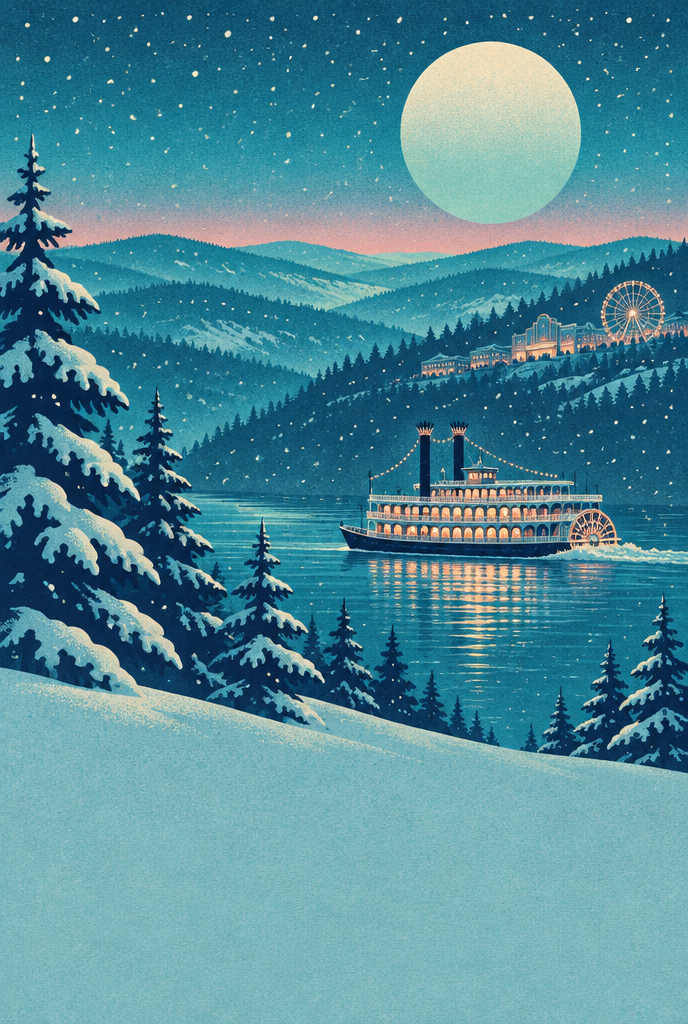
#> input picture research/pinterest/base-branson.png, 688 x 1024 px
$ python pin_build.py base-branson.png base-gatlinburg.png
#> lines starting #> are read from the running program, lines starting #| are printed output that depends on the picture
"""Build an animated Pinterest offer pin from a retro base image.
Usage: python -I pin_build.py <base.png> <out.gif>
Retro base + sample offer text in the lower negative space + a PULSING CTA pill.
Outputs PNG frames; ffmpeg assembles the optimized GIF (separate step)."""
import sys, os
from PIL import Image, ImageDraw, ImageFont, ImageFilter

base_p, outdir = sys.argv[1], sys.argv[2]
os.makedirs(outdir, exist_ok=True)
W, H = 1000, 1500
base = Image.open(base_p).convert("RGB")
#> base is the input picture: PIL image 688x1024 RGB; mean R, G, B 79.2, 137.9, 152.3
# cover-fit to 1000x1500
s = max(W/base.width, H/base.height)
#> s = 1.46
base = base.resize((round(base.width*s), round(base.height*s)), Image.LANCZOS)
#> base: PIL image 1008x1500 RGB
base = base.crop(((base.width-W)//2, (base.height-H)//2, (base.width-W)//2+W, (base.height-H)//2+H))
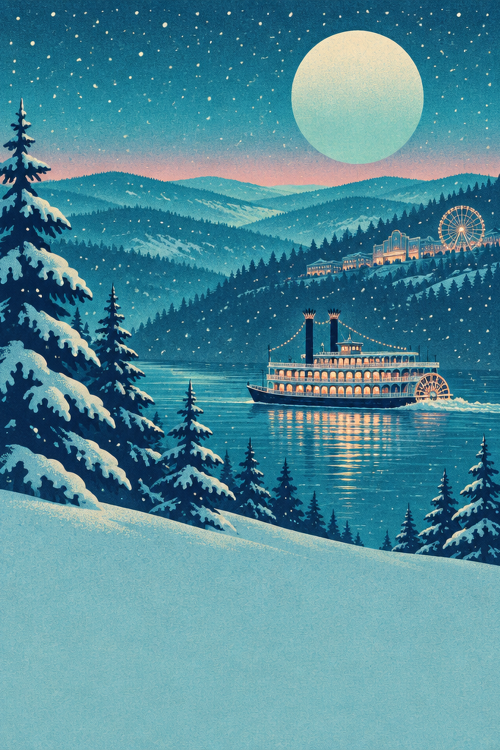
#> base: PIL image 1000x1500 RGB (shown at 1/2 size); mean R, G, B 79.4, 138, 152.4

def font(path, sz):
#> called with path = 'C:\\Windows\\Fonts\\impact.ttf', sz = 150
    for p in [path, r"C:\Windows\Fonts\\"+path]:
        if os.path.exists(p):
            return ImageFont.truetype(p, sz)
    return ImageFont.load_default()

f_head = font(r"C:\Windows\Fonts\impact.ttf", 150)
f_sub  = font(r"C:\Windows\Fonts\arialbd.ttf", 46)
f_price= font(r"C:\Windows\Fonts\impact.ttf", 120)
f_cta  = font(r"C:\Windows\Fonts\arialbd.ttf", 48)

NAVY=(26,32,74); ORANGE=(255,120,20); PINK=(236,64,122); WHITE=(255,255,255); CREAM=(255,247,235)

def center_text(d, cx, y, txt, fnt, fill, shadow=None):
    bb=d.textbbox((0,0),txt,font=fnt); w=bb[2]-bb[0]; h=bb[3]-bb[1]
    x=cx-w//2
    if shadow:
        d.text((x+3,y+3),txt,font=fnt,fill=shadow)
    d.text((x,y),txt,font=fnt,fill=fill); return h

# static overlay layer (text), drawn once
static = Image.new("RGBA", (W,H), (0,0,0,0))
#> static: PIL image 1000x1500 RGBA; every value is 0
d = ImageDraw.Draw(static)
# soft cream scrim behind the text block for legibility on the sand
scrim = Image.new("RGBA",(W,H),(0,0,0,0)); sd=ImageDraw.Draw(scrim)
sd.rectangle([0, H-560, W, H], fill=(255,248,238,120))
scrim = scrim.filter(ImageFilter.GaussianBlur(40))
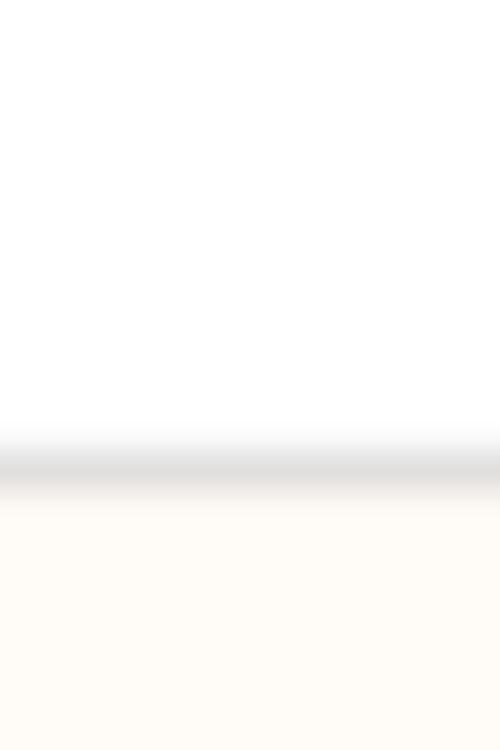
#> scrim: PIL image 1000x1500 RGBA (shown at 1/2 size); mean R, G, B, A 95.2, 92.6, 88.9, 44.8; transparent parts drawn white
static = Image.alpha_composite(static, scrim); d = ImageDraw.Draw(static)
center_text(d, W//2, H-540, "CANCÚN", f_head, NAVY, shadow=(255,255,255))
center_text(d, W//2, H-375, "5 NIGHTS · ALL-INCLUSIVE", f_sub, ORANGE)
# price row
center_text(d, W//2, H-310, "FROM", f_sub, NAVY)
center_text(d, W//2, H-290, "$799", f_price, PINK, shadow=(255,255,255))

cta_text="SEE THE DEAL  →"
bb=ImageDraw.Draw(static).textbbox((0,0),cta_text,font=f_cta); ctw=bb[2]-bb[0]
#> after `bb = ImageDraw.Draw(static).textbbox((0, 0), cta_text, font=f_cta)`: bb = (0, 2, 76, 10)
#> after `ctw = bb[2] - bb[0]`: ctw = 76
pw, ph = ctw+90, 92
#> pw = 166; ph = 92
px0, py0 = (W-pw)//2, H-150
#> px0 = 417; py0 = 1350

NF=14; frames=[]
for i in range(NF):
    t=i/NF
    fr = base.convert("RGBA")
    fr = Image.alpha_composite(fr, static)
    # pulsing CTA (scale + glow)
    pulse = 0.5+0.5* (1 - abs((i/(NF-1))*2-1))  # 0..1..0 triangle
    scale = 1.0 + 0.06*pulse
    cw, ch = int(pw*scale), int(ph*scale)
    cta = Image.new("RGBA",(cw+60,ch+60),(0,0,0,0)); cd=ImageDraw.Draw(cta)
    # glow
    glow=Image.new("RGBA",cta.size,(0,0,0,0)); gd=ImageDraw.Draw(glow)
    gd.rounded_rectangle([30,30,30+cw,30+ch],radius=ch//2,fill=(255,120,20,int(120*pulse)))
    glow=glow.filter(ImageFilter.GaussianBlur(18)); cta=Image.alpha_composite(cta,glow)
    # pill gradient (pink->orange) faked with two rects
    cd=ImageDraw.Draw(cta)
    cd.rounded_rectangle([30,30,30+cw,30+ch],radius=ch//2,fill=PINK+(255,))
    cd.rounded_rectangle([30,30,30+cw,30+ch//2],radius=ch//2,fill=ORANGE+(90,))
    tb=cd.textbbox((0,0),cta_text,font=f_cta)
    cd.text((30+(cw-(tb[2]-tb[0]))//2, 30+(ch-(tb[3]-tb[1]))//2-tb[1]), cta_text, font=f_cta, fill=WHITE)
    cx=(W-cta.width)//2; cy=py0-(ch-ph)//2-30
    fr.alpha_composite(cta,(cx,cy))
    frames.append(fr.convert("RGB"))
#> this loop made 14 passes
#> (cw, ch, cy) on passes 1 to 12: (170, 94, 1319), (171, 95, 1319), (172, 95, 1319), (173, 96, 1318), (174, 96, 1318), (174, 96, 1318), (175, 97, 1318), (175, 97, 1318), (174, 96, 1318), (174, 96, 1318), (173, 96, 1318), (172, 95, 1319)
#> pass 1, `fr = Image.alpha_composite(fr, static)`:
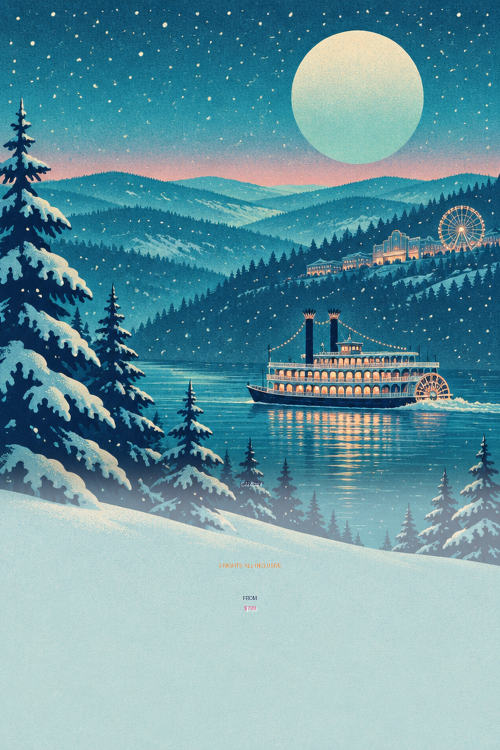
#> fr: PIL image 1000x1500 RGBA (shown at 1/2 size); mean R, G, B, A 103.5, 150.9, 161.9, 255
#> pass 1, `glow = glow.filter(ImageFilter.GaussianBlur(18))`:
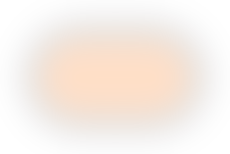
#> glow: PIL image 230x154 RGBA; mean R, G, B, A 102.3, 48.1, 8, 24.1; transparent parts drawn white
#> after the loop:
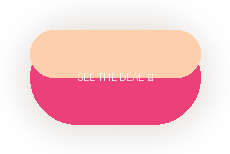
#> cta: PIL image 230x154 RGBA; mean R, G, B, A 125, 49.9, 32, 77.4; transparent parts drawn white
#> after the loop, frames = 14 items

for i,fr in enumerate(frames):
    fr.save(os.path.join(outdir,f"f{i:02d}.png"))
#> this loop made 14 passes
#> pass 1, `fr.save(os.path.join(outdir,f"f{i:02d}.png"))`:
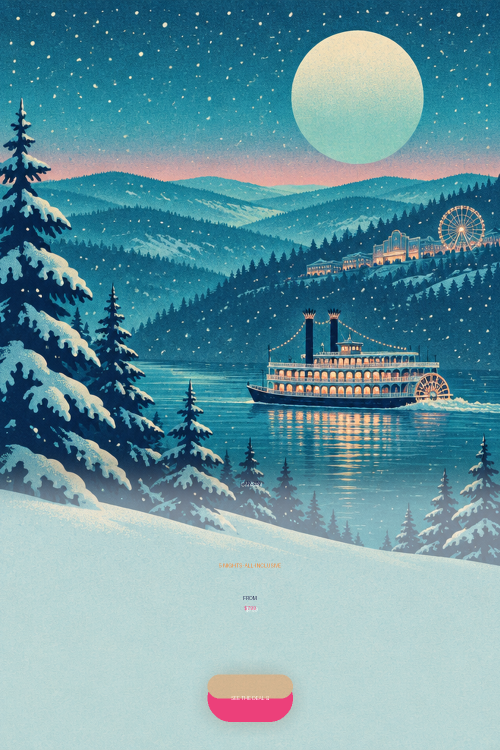
#> saved as f00.png: PIL image 1000x1500 RGB (shown at 1/2 size); mean R, G, B 103.8, 149.9, 161
print(f"frames {NF} {W}x{H} -> {outdir}")
#| frames 14 1000x1500 -> base-gatlinburg.png
